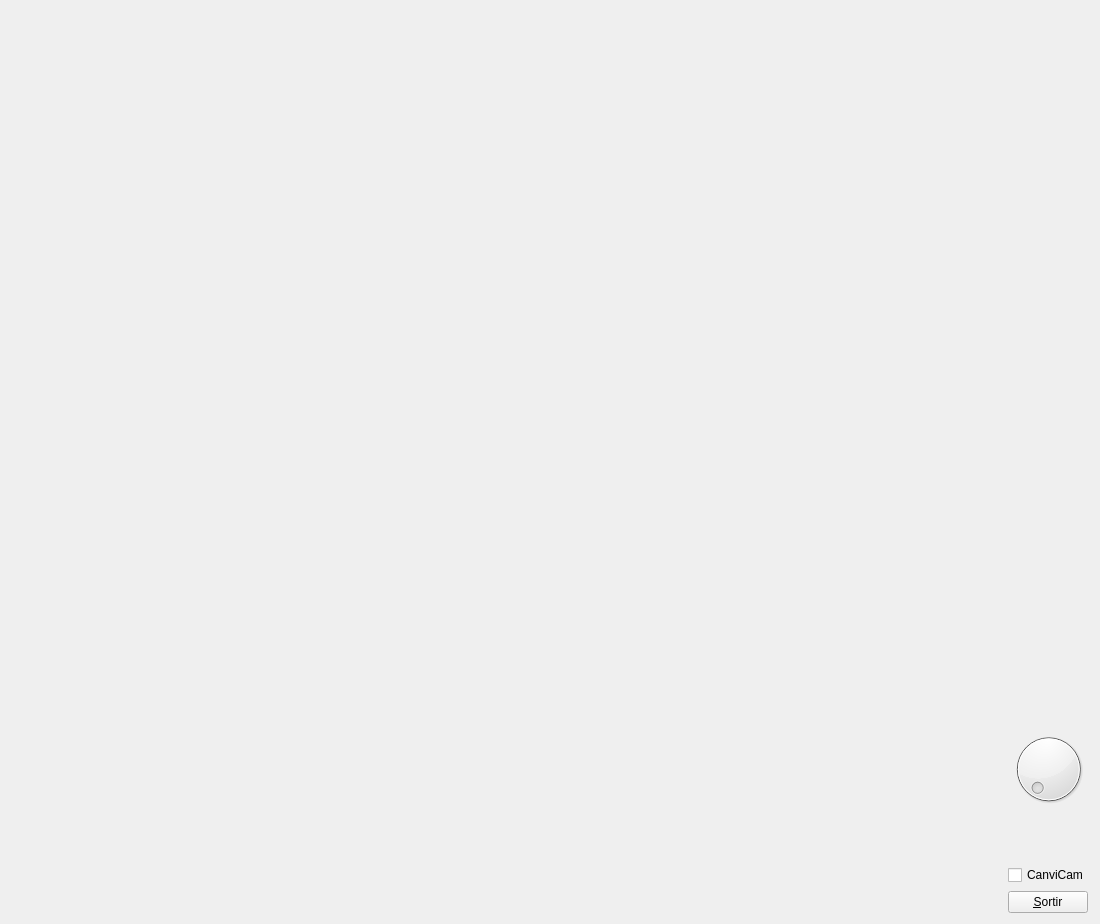
<?xml version="1.0" encoding="UTF-8"?>
<ui version="4.0">
 <class>MyForm</class>
 <widget class="QWidget" name="MyForm">
  <property name="geometry">
   <rect>
    <x>0</x>
    <y>0</y>
    <width>1100</width>
    <height>924</height>
   </rect>
  </property>
  <property name="windowTitle">
   <string>IDI-Lab</string>
  </property>
  <layout class="QHBoxLayout" name="horizontalLayout">
   <item>
    <widget class="MyGLWidget" name="widget" native="true">
     <property name="sizePolicy">
      <sizepolicy hsizetype="Expanding" vsizetype="Expanding">
       <horstretch>0</horstretch>
       <verstretch>0</verstretch>
      </sizepolicy>
     </property>
    </widget>
   </item>
   <item>
    <layout class="QVBoxLayout" name="verticalLayout">
     <item>
      <spacer name="verticalSpacer">
       <property name="orientation">
        <enum>Qt::Vertical</enum>
       </property>
       <property name="sizeHint" stdset="0">
        <size>
         <width>20</width>
         <height>40</height>
        </size>
       </property>
      </spacer>
     </item>
     <item>
      <widget class="QDial" name="dial">
       <property name="font">
        <font>
         <pointsize>9</pointsize>
        </font>
       </property>
       <property name="minimum">
        <number>1</number>
       </property>
       <property name="maximum">
        <number>32</number>
       </property>
       <property name="pageStep">
        <number>32</number>
       </property>
       <property name="sliderPosition">
        <number>1</number>
       </property>
      </widget>
     </item>
     <item>
      <spacer name="verticalSpacer_2">
       <property name="orientation">
        <enum>Qt::Vertical</enum>
       </property>
       <property name="sizeType">
        <enum>QSizePolicy::Minimum</enum>
       </property>
       <property name="sizeHint" stdset="0">
        <size>
         <width>20</width>
         <height>40</height>
        </size>
       </property>
      </spacer>
     </item>
     <item>
      <widget class="QCheckBox" name="checkBox">
       <property name="font">
        <font>
         <pointsize>9</pointsize>
        </font>
       </property>
       <property name="text">
        <string>CanviCam</string>
       </property>
      </widget>
     </item>
     <item>
      <widget class="QPushButton" name="pushButton">
       <property name="sizePolicy">
        <sizepolicy hsizetype="Fixed" vsizetype="Fixed">
         <horstretch>0</horstretch>
         <verstretch>0</verstretch>
        </sizepolicy>
       </property>
       <property name="text">
        <string>&amp;Sortir</string>
       </property>
      </widget>
     </item>
    </layout>
   </item>
  </layout>
 </widget>
 <customwidgets>
  <customwidget>
   <class>MyGLWidget</class>
   <extends>QWidget</extends>
   <header>MyGLWidget.h</header>
   <container>1</container>
   <slots>
    <signal>cam2(bool)</signal>
    <signal>resP(int)</signal>
    <slot>canviCamera()</slot>
    <slot>rotP(int)</slot>
   </slots>
  </customwidget>
 </customwidgets>
 <resources/>
 <connections>
  <connection>
   <sender>pushButton</sender>
   <signal>clicked()</signal>
   <receiver>MyForm</receiver>
   <slot>close()</slot>
   <hints>
    <hint type="sourcelabel">
     <x>1089</x>
     <y>913</y>
    </hint>
    <hint type="destinationlabel">
     <x>839</x>
     <y>529</y>
    </hint>
   </hints>
  </connection>
  <connection>
   <sender>checkBox</sender>
   <signal>clicked()</signal>
   <receiver>widget</receiver>
   <slot>canviCamera()</slot>
   <hints>
    <hint type="sourcelabel">
     <x>1047</x>
     <y>875</y>
    </hint>
    <hint type="destinationlabel">
     <x>958</x>
     <y>827</y>
    </hint>
   </hints>
  </connection>
  <connection>
   <sender>widget</sender>
   <signal>cam2(bool)</signal>
   <receiver>checkBox</receiver>
   <slot>setChecked(bool)</slot>
   <hints>
    <hint type="sourcelabel">
     <x>987</x>
     <y>852</y>
    </hint>
    <hint type="destinationlabel">
     <x>1022</x>
     <y>875</y>
    </hint>
   </hints>
  </connection>
  <connection>
   <sender>widget</sender>
   <signal>resP(int)</signal>
   <receiver>dial</receiver>
   <slot>setValue(int)</slot>
   <hints>
    <hint type="sourcelabel">
     <x>985</x>
     <y>752</y>
    </hint>
    <hint type="destinationlabel">
     <x>1042</x>
     <y>753</y>
    </hint>
   </hints>
  </connection>
  <connection>
   <sender>dial</sender>
   <signal>valueChanged(int)</signal>
   <receiver>widget</receiver>
   <slot>rotP(int)</slot>
   <hints>
    <hint type="sourcelabel">
     <x>1049</x>
     <y>711</y>
    </hint>
    <hint type="destinationlabel">
     <x>986</x>
     <y>648</y>
    </hint>
   </hints>
  </connection>
 </connections>
</ui>
